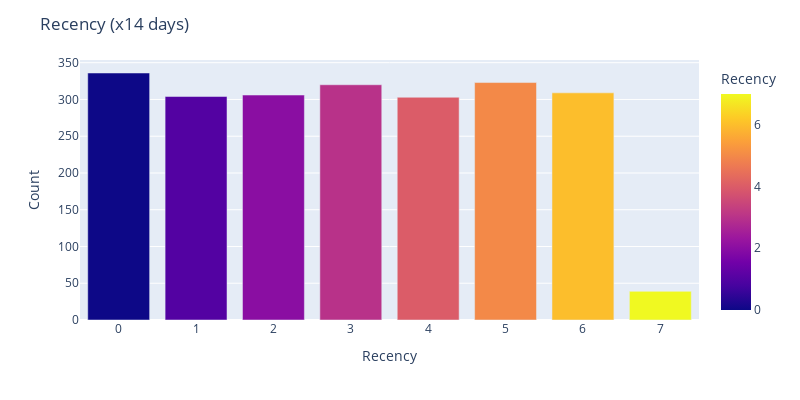

Here is the notebook cell this chart was saved with:
### Code cell
df_Recency_ = pd.DataFrame(df['Recency_'].value_counts()).reset_index()
df_Recency_.columns = ['Recency', 'Count']

fig = px.bar(df_Recency_,
            x='Recency',
            y='Count',
            color='Recency')
fig.update_layout(width=800, height=400, title='Recency (x14 days) ')
fig.show()

### Figure 1 — Plotly figure (JSON) as saved in the notebook; plotly's stock layout.template omitted (floating-point values rounded to 4 significant figures)
{"data": [{"alignmentgroup": "True", "hovertemplate": "Recency=%{marker.color}<br>Count=%{y}<extra></extra>", "legendgroup": "", "marker": {"color": [0, 5, 3, 6, 2, 1, 4, 7], "coloraxis": "coloraxis", "pattern": {"shape": ""}}, "name": "", "offsetgroup": "", "orientation": "v", "showlegend": false, "textposition": "auto", "type": "bar", "x": [0, 5, 3, 6, 2, 1, 4, 7], "xaxis": "x", "y": [336, 323, 320, 309, 306, 304, 303, 39], "yaxis": "y"}], "layout": {"barmode": "relative", "coloraxis": {"colorbar": {"title": {"text": "Recency"}}, "colorscale": [[0, "#0d0887"], [0.1111, "#46039f"], [0.2222, "#7201a8"], [0.3333, "#9c179e"], [0.4444, "#bd3786"], [0.5556, "#d8576b"], [0.6667, "#ed7953"], [0.7778, "#fb9f3a"], [0.8889, "#fdca26"], [1, "#f0f921"]]}, "height": 400, "legend": {"tracegroupgap": 0}, "margin": {"t": 60}, "title": {"text": "Recency (x14 days) "}, "width": 800, "xaxis": {"anchor": "y", "domain": [0, 1], "title": {"text": "Recency"}}, "yaxis": {"anchor": "x", "domain": [0, 1], "title": {"text": "Count"}}}}
